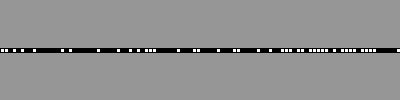
Frame 1 (no input)
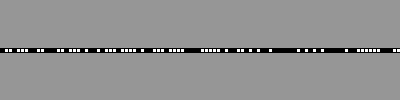
Frame 60 (the mouse pressed at the canvas centre just before this capture)
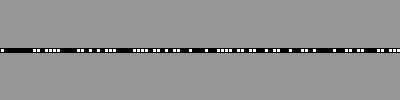
Frame 120 (the mouse held since frame 60 and released just before this capture)

The Processing sketch that drew these frames (run headless with seeded random() and noise(); from frame 60 on, the mouse is pressed at the canvas centre):

// Processing sketch: sketch_140704_19
// ── sketch_140704_19.pde
int nCells = 100;
int[] cells = new int[nCells];
int[] pcells = new int[nCells];

void setupCells(){
  for(int i=0;i<nCells;i++){
    cells[i] = int( random(0,2) );
    pcells[i] = cells[i];
  }
}

void copycells(){
  for(int i = 0;i < nCells;i++){
    pcells[i] = cells[i];
  } 
}

void evolve(){
  int[] ng = new int[nCells];
  for(int i=0;i<nCells;i++){
    int left = i-1;
    int right = i+1;
    if(left == -1){
      left = nCells-1 ;
    }
    if(right == nCells){
      right = 0 ;
    }
    if(cells[i] == 0){
      ng[i] = 0 ;
      if( cells[left] == 1 ){
        ng[i] = 1;
      }
    }else{
      ng[i] = 1;
      if( cells[left] == 1 && cells[right] == 1 ){
        ng[i] = 0;
      }else if( cells[left] == 0 && cells[right] == 0 ){
        ng[i] = 0;
      }
    }
  }
  for(int i=0;i<nCells;i++){
    cells[i] = ng[i];
  }
}
  
void display(int[] c,float y){
  stroke(0);
  for(int i=0;i<nCells;i++){
    if(c[i] == 1){
      fill( 255 );
    }else{
      fill( 0 );
    }
    rect(4*i,y,4,4);
  }
}
  
void setup(){
  size(400,100);
  smooth();
  setupCells();
}

void draw(){
  background(150);
  copycells();
  evolve();

  display(cells,height/2-4/2);
 
}
